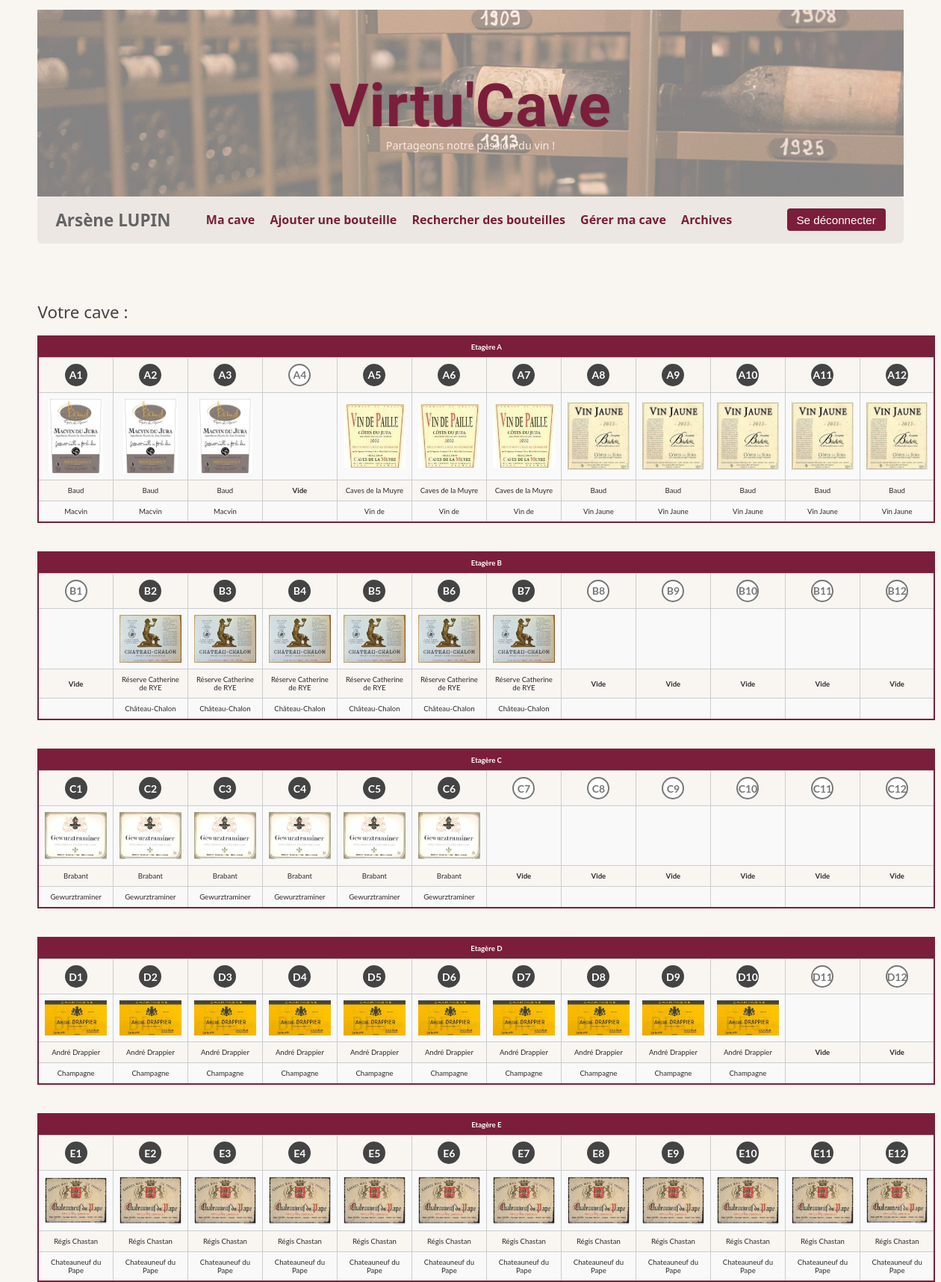
Page /accueil (signed in, upper part) on the committed database.
### tables this page shows
CREATE TABLE bouteilles
                    (id
                        INTEGER
                        PRIMARY
                        KEY
                        AUTOINCREMENT,
                        domaine
                        TEXT,
                        nom
                        TEXT,
                        type_vin
                        TEXT,
                        annee
                        TEXT,
                        region
                        TEXT,
                        commentaire
                        TEXT,
                        note_personnelle
                        FLOAT,
                        photo_etiquette
                        TEXT,
                        prix
                        FLOAT,
                        cave_id
                        INTEGER,
                        FOREIGN KEY(cave_id) REFERENCES caves(id));

### app.py (the view)
@app.route('/accueil', methods=['GET', 'POST'])
def accueil(bouteille_id=None):
    if 'login' in session:
        login= session['login']
        user = Utilisateur.chercher_un_utilisateur(login, conn=conn)
        utilisateur = user.prenom + " " + user.nom
        utilisateur_id = session['id']
        cave_id = Cave.obtenir_cave_par_utilisateur_id(utilisateur_id, conn=conn)
        dico_bouteilles_a_noter ={}
        liste_bouteilles_a_noter = Anoter.obtenir_liste(cave_id, conn=conn)
        dico_bouteilles_non_triees =Emplacement.obtenir_emplacements_avec_bouteilles_ou_vides(cave_id, conn=conn)
        dico_bouteilles = dict(sorted(dico_bouteilles_non_triees.items(), key=lambda item: bdd.tri_etagere_cle(item[0])))
        for bouteille_id in liste_bouteilles_a_noter :
            dico_bouteilles_a_noter[bouteille_id[0]] = Bouteille.obtenir_caracteristiques_bouteille(bouteille_id[0], conn=conn)
        return render_template('accueil.html', utilisateur=utilisateur, dico_bouteilles_a_noter=dico_bouteilles_a_noter, dico_bouteilles=dico_bouteilles)
    else:
        return redirect(url_for('login'))

### bdd.py (called while the page is built)
def lettres_en_base26(lettres):
    lettres = lettres.upper()
    total = 0
    for i, c in enumerate(reversed(lettres)):
        if 'A' <= c <= 'Z':
            total += (ord(c) - ord('A') + 1) * (26 ** i)
        else:
            return None
    return total

def tri_etagere_cle(valeur):
    if valeur is None:
        return (0, 0)
    match = re.match(r'^([A-Z]+)([0-9]*)$', valeur.upper())
    if not match:
        return (float('inf'), float('inf'))
    lettres, chiffres = match.groups()
    lettres_val = lettres_en_base26(lettres)
    chiffres_val = int(chiffres) if chiffres else 0
    return (lettres_val, chiffres_val)

    @staticmethod
    def obtenir_liste(cave_id, conn):
        cur = conn.cursor()
        cur.execute("SELECT bouteille_id, date_sortie FROM anoter WHERE cave_id=? ", (cave_id,))
        return [ [row['bouteille_id'], row['date_sortie']] for row in cur.fetchall()]

    @staticmethod
    def obtenir_cave_par_utilisateur_id (utilisateur_id, conn ):
        cur = conn.cursor()
        cur.execute("SELECT * FROM caves WHERE utilisateur_id = ?", (utilisateur_id,))
        row = cur.fetchone()
        return row['id']

    @staticmethod
    def chercher_un_utilisateur(login, conn):
        cur = conn.cursor()
        cur.execute("SELECT * FROM utilisateurs WHERE login = ?", (login,))
        row = cur.fetchone()
        if row:
            return Utilisateur(row['nom'], row['prenom'], row['login'], row['mot_de_passe'], row['email'], id=row['id'], conn=conn)
        return None

### templates/accueil.html (shortened to what this page needs)
{% extends 'layout.html' %}
{% block main %}
 <br><br>
    <h2>Votre cave :</h2>
<div class="table-accueil">
  {% for etagere, emplacements in dico_bouteilles.items() %}
    <table class="accueil">
      <thead>
        <tr>
          <th colspan="{{ emplacements | length }}">Etagère {{ etagere }}</th>
        </tr>
      </thead>
      <tbody>
        <tr>
          {% for emplacement in emplacements %}
            <td><span {% if emplacement.bouteille !=None   %}class="numero"{% else %}class="numero_vide" {% endif %}>{{ etagere }}{{ emplacement.numero }}</span></td>
          {% endfor %}
        </tr>
        <tr>
          {% for emplacement in emplacements %}
            <td>
             {% if  emplacement.bouteille  != None %}
              <img class="tableau" src="{{ emplacement.bouteille.photo_etiquette }}" alt="Étiquette">
            {% endif %}
            </td>
          {% endfor %}
        </tr>
        <tr>
          {% for emplacement in emplacements %}
              {% if emplacement.bouteille !=None %}
            <td>{{ emplacement.bouteille.domaine }}</td>
              {% endif %}
              {% if emplacement.bouteille ==None %}
              <td><strong>Vide</strong></td>
              {% endif %}
          {% endfor %}
        </tr>
        <tr>
          {% for emplacement in emplacements %}
            <td>{{ emplacement.bouteille.nom }}</td>
          {% endfor %}
        </tr>
      </tbody>
    </table>
      <br>
  {% endfor %}
</div>
{% endblock %}

### templates/layout.html (shortened to what this page needs)
<!DOCTYPE html>
<html lang="fr">
<head>
    <link rel="stylesheet" href="../static/custom.css">
</head>
<body>
<div class="header-image">
<div class="header-text">
<h1 class="title"><a href="/accueil">Virtu'Cave</a></h1>
<h2>Partageons notre passion du vin !</h2>
    </div>
<br>
</div>
<nav class="navbar">
    {% if utilsateur !="" %}
<p id="user"><strong>{{ utilisateur }}</strong></p>
    {% endif %}
    <div class="nav-links">
         <a href="/accueil">Ma cave</a>
        <a href="/ajouter">Ajouter une bouteille</a>
        <a href="/rechercher">Rechercher des bouteilles</a>
        <a href="/gereretageres">Gérer ma cave</a>
         <a href="/visualiserarchives">Archives</a>
    </div>
    <div class="nav-actions">
        <form action="/deconnexion" method="POST">
            <button type="submit">Se déconnecter</button>
        </form>
    </div>
</nav>
{% block main %}
{% endblock %}
</body>
</html>

### static/custom.css (style rules this page uses)
.title { font-family: 'Alex Brush', cursive; font-size: 5rem!important; color: #3A1F1F; text-align: center; text-shadow: 1px 1px 2px rgba(0, 0, 0, 0.1); margin-top: 40px; letter-spacing: 1px; }
.header-image { position: relative; background-image: url('../static/cave.jpg'); background-size: cover; background-position: center; height: 250px; display: flex; align-items: center; justify-content: center; text-align: center; padding: 20px; overflow: hidden; }
.header-image::before { content: ""; position: absolute; top: 0; left: 0; right: 0; bottom: 0; background: rgba(255, 255, 255, 0.5); z-index: 1; }
.header-text { position: relative; z-index: 2; display: inline-block; }
.header-text h1 { font-size: 2.2rem; color: #7b1e3b; margin-bottom: 1rem; line-height: 1; }
.header-text h2 { font-size: 0.9rem; font-weight: normal; color: #fce8e4; transform: translateY(-10px); margin: 0; line-height: 1; }
#user { font-size: 140%; color: #646464; margin-right: -10px; }
table, tr, th, td { border: 0.5px solid black; border-collapse: collapse; padding: 5px; align-items: center!important; }
table, img { max-height: 85px; }
* { box-sizing: border-box; margin: 0; padding: 0; }
body { font-family: 'Segoe UI', sans-serif; background-color: #f9f6f2; color: #2c2c2c; margin: 3% 3% 1% 3%; padding: 1%; }
h1 { font-size: 2.2rem; color: #7b1e3b; margin-bottom: 0.3rem; }
h1 a { color: inherit; text-decoration: none; }
h2 { font-size: 1.4rem; font-weight: normal; color: #444; margin-bottom: 1rem; }
.navbar { display: flex; justify-content: space-between; align-items: center; background-color: #ece7e2; padding: 1rem 1.5rem; border-radius: 6px; margin-bottom: 2rem; flex-wrap: wrap; }
.nav-links a { margin-right: 1rem; text-decoration: none; color: #7b1e3b; font-weight: bold; transition: color 0.2s ease; }
.nav-actions form { margin: 0; }
.nav-actions button { background-color: #7b1e3b; color: white; padding: 0.4rem 0.8rem; border: none; border-radius: 4px; font-size: 0.95rem; cursor: pointer; }
button { background-color: #7b1e3b; color: white; padding: 0.5rem 1rem; border: none; border-radius: 4px; font-size: 1rem; cursor: pointer; }
table { width: 100%; border-collapse: collapse; font-family: 'Lato', sans-serif; font-size: 1rem; border: 2px solid #7b1e3b; }
table th { background-color: #7b1e3b; color: white; padding: 12px 10px; align-items: center; border-bottom: 2px solid #ccc; }
table td { padding: 10px; border-bottom: 1px solid #eee; align-items: center!important; }
table tr:nth-child(even) { background-color: #f9f9f9; }
table.accueil { border-collapse: collapse; border: 2px solid #7b1e3b; text-align: center; margin-bottom: 1em; width: max-content; }
table.accueil th, table.accueil td { border: 1px solid #ccc; padding: 8px; min-width: 100px; width: 100px; word-wrap: break-word; vertical-align: middle; font-size: 60%; text-align: center !important; }
.numero, .numero_vide { display: inline-flex; justify-content: center; align-items: center; width: 30px; height: 30px; border-radius: 50%; font-weight: bold; font-size: 14px; margin: auto; }
.numero { background-color: #444; color: white; }
.numero_vide { background-color: white; color: #777; border: 2px solid #777; }
.tableau { max-width: 100%; max-height: 100px; object-fit: contain; display: block; margin: auto; }

### rows in the picture
bouteilles: bouteille.domaine "Baud", bouteille.nom "Macvin"
bouteilles: bouteille.domaine "Baud", bouteille.nom "Macvin"
bouteilles: bouteille.domaine "Baud", bouteille.nom "Macvin"
bouteilles: bouteille.domaine "Caves de la Muyre", bouteille.nom "Vin de"
bouteilles: bouteille.domaine "Caves de la Muyre", bouteille.nom "Vin de"
bouteilles: bouteille.domaine "Caves de la Muyre", bouteille.nom "Vin de"
bouteilles: bouteille.domaine "Baud", bouteille.nom "Vin Jaune"
bouteilles: bouteille.domaine "Baud", bouteille.nom "Vin Jaune"
bouteilles: bouteille.domaine "Baud", bouteille.nom "Vin Jaune"
bouteilles: bouteille.domaine "Baud", bouteille.nom "Vin Jaune"
bouteilles: bouteille.domaine "Baud", bouteille.nom "Vin Jaune"
bouteilles: bouteille.domaine "Réserve Catherine de RYE", bouteille.nom "Château-Chalon"
bouteilles: bouteille.domaine "Réserve Catherine de RYE", bouteille.nom "Château-Chalon"
bouteilles: bouteille.domaine "Réserve Catherine de RYE", bouteille.nom "Château-Chalon"
bouteilles: bouteille.domaine "Réserve Catherine de RYE", bouteille.nom "Château-Chalon"
bouteilles: bouteille.domaine "Réserve Catherine de RYE", bouteille.nom "Château-Chalon"
bouteilles: bouteille.domaine "Réserve Catherine de RYE", bouteille.nom "Château-Chalon"
bouteilles: bouteille.domaine "Brabant", bouteille.nom "Gewurztraminer"
bouteilles: bouteille.domaine "Brabant", bouteille.nom "Gewurztraminer"
bouteilles: bouteille.domaine "Brabant", bouteille.nom "Gewurztraminer"
bouteilles: bouteille.domaine "Brabant", bouteille.nom "Gewurztraminer"
bouteilles: bouteille.domaine "Brabant", bouteille.nom "Gewurztraminer"
bouteilles: bouteille.domaine "Brabant", bouteille.nom "Gewurztraminer"
bouteilles: bouteille.domaine "André Drappier", bouteille.nom "Champagne"
bouteilles: bouteille.domaine "André Drappier", bouteille.nom "Champagne"
bouteilles: bouteille.domaine "André Drappier", bouteille.nom "Champagne"
bouteilles: bouteille.domaine "André Drappier", bouteille.nom "Champagne"
bouteilles: bouteille.domaine "André Drappier", bouteille.nom "Champagne"
bouteilles: bouteille.domaine "André Drappier", bouteille.nom "Champagne"
bouteilles: bouteille.domaine "André Drappier", bouteille.nom "Champagne"
bouteilles: bouteille.domaine "André Drappier", bouteille.nom "Champagne"
bouteilles: bouteille.domaine "André Drappier", bouteille.nom "Champagne"
bouteilles: bouteille.domaine "André Drappier", bouteille.nom "Champagne"
bouteilles: bouteille.domaine "Régis Chastan", bouteille.nom "Chateauneuf du Pape"
bouteilles: bouteille.domaine "Régis Chastan", bouteille.nom "Chateauneuf du Pape"
bouteilles: bouteille.domaine "Régis Chastan", bouteille.nom "Chateauneuf du Pape"
bouteilles: bouteille.domaine "Régis Chastan", bouteille.nom "Chateauneuf du Pape"
bouteilles: bouteille.domaine "Régis Chastan", bouteille.nom "Chateauneuf du Pape"
bouteilles: bouteille.domaine "Régis Chastan", bouteille.nom "Chateauneuf du Pape"
bouteilles: bouteille.domaine "Régis Chastan", bouteille.nom "Chateauneuf du Pape"
bouteilles: bouteille.domaine "Régis Chastan", bouteille.nom "Chateauneuf du Pape"
bouteilles: bouteille.domaine "Régis Chastan", bouteille.nom "Chateauneuf du Pape"
bouteilles: bouteille.domaine "Régis Chastan", bouteille.nom "Chateauneuf du Pape"
bouteilles: bouteille.domaine "Régis Chastan", bouteille.nom "Chateauneuf du Pape"
bouteilles: bouteille.domaine "Régis Chastan", bouteille.nom "Chateauneuf du Pape"

### other values in the picture
{{ utilisateur }} "Arsène LUPIN"
{{ etagere }} "A" "B" "C" "D" "E"
{{ etagere }} "A" "A" "A" "A" "A" "A" "A" "A" "A" "A" "A" "A" "B" "B" "B" "B" "B" "B" "B" "B" "B" "B" "B" "B" "C" "C" "C" "C" "C" "C" "C" "C" "C" "C" "C" "C" "D" "D" "D" "D" "D" "D" "D" "D" "D" "D" "D" "D" "E" "E" "E" "E" "E" "E" "E" "E" "E" "E" "E" "E"
{{ emplacement.numero }} "1" "2" "3" "4" "5" "6" "7" "8" "9" "10" "11" "12" "1" "2" "3" "4" "5" "6" "7" "8" "9" "10" "11" "12" "1" "2" "3" "4" "5" "6" "7" "8" "9" "10" "11" "12" "1" "2" "3" "4" "5" "6" "7" "8" "9" "10" "11" "12" "1" "2" "3" "4" "5" "6" "7" "8" "9" "10" "11" "12"
